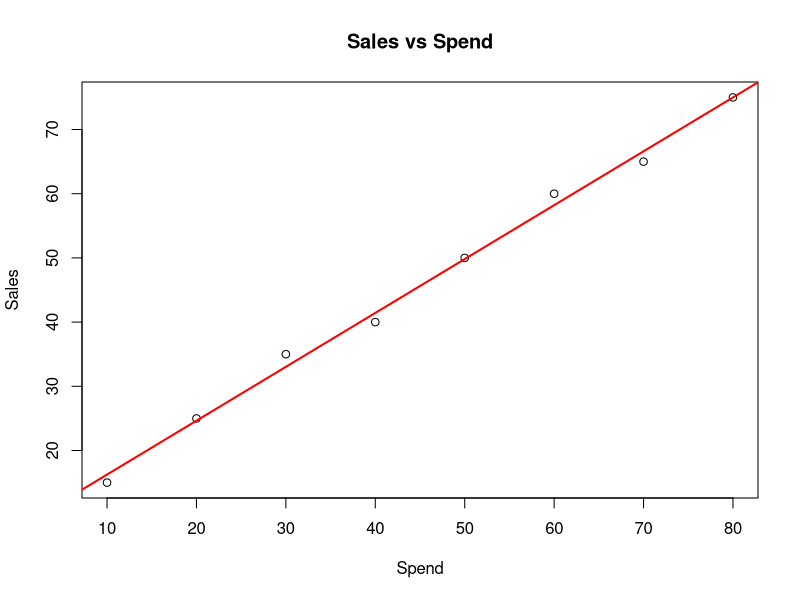

This chart was generated by the following R code:
# Experiment 19: Simple linear regression (sample advertising data)
# Replace this sample data with the real Advertising dataset if supplied.
advertising <- data.frame(
  Spend=c(10, 20, 30, 40, 50, 60, 70, 80),
  Sales=c(15, 25, 35, 40, 50, 60, 65, 75)
)

model <- lm(Sales ~ Spend, data=advertising)
print(summary(model))

new_data <- data.frame(Spend=45)
prediction <- predict(model, newdata=new_data)
print(prediction)

plot(advertising$Spend, advertising$Sales,
     xlab="Spend", ylab="Sales", main="Sales vs Spend")
abline(model, col="red", lwd=2)
